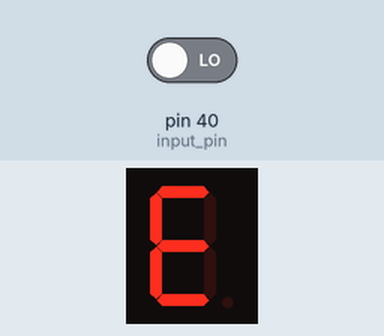
Bench run of a program on a simulated Jetson Nano (header pin numbers). Parts: 1-digit seven-segment display. The test bench sets the inputs (shaded band); at power-on: pin 40 (input_pin) LOW. The segment pins are drawn as the display they are named for.

Above: at 1.2 s.
1.3 s: pin 40 (input_pin) driven HIGH
At 2.8 s:
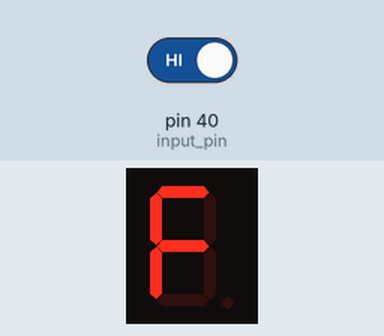
At 3.7 s:
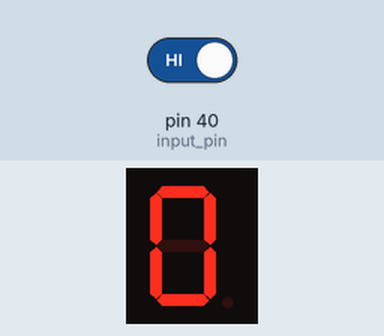
Timing chart, 0 to 5.2 s (numbered marks = the images above; inputs shaded):
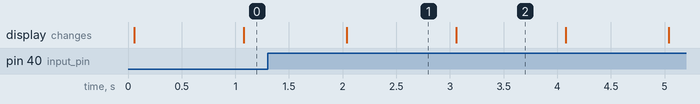

The program:

gpio.py
```python
import time
import Jetson.GPIO as GPIO

GPIO.setmode(GPIO.BOARD)
GPIO.setwarnings(False)

# Pines físicos conectados a segmentos: A, B, C, D, E, F, G
seg_pins = [33, 7, 35, 36, 38, 32, 37]

# Pin físico de entrada
# Pin 40 baja a 0 cuando lo conectas a GND
input_pin = 40

# Display cátodo común:
ON = GPIO.HIGH
OFF = GPIO.LOW

# Mapa hexadecimal: A, B, C, D, E, F, G
hex_map = [
    [1,1,1,1,1,1,0],   # 0
    [0,1,1,0,0,0,0],   # 1
    [1,1,0,1,1,0,1],   # 2
    [1,1,1,1,0,0,1],   # 3
    [0,1,1,0,0,1,1],   # 4
    [1,0,1,1,0,1,1],   # 5
    [1,0,1,1,1,1,1],   # 6
    [1,1,1,0,0,0,0],   # 7
    [1,1,1,1,1,1,1],   # 8
    [1,1,1,1,0,1,1],   # 9
    [1,1,1,0,1,1,1],   # A
    [0,0,1,1,1,1,1],   # b
    [1,0,0,1,1,1,0],   # C
    [0,1,1,1,1,0,1],   # d
    [1,0,0,1,1,1,1],   # E
    [1,0,0,0,1,1,1],   # F
]

def display_hex(val):
    for i in range(7):
        GPIO.output(seg_pins[i], ON if hex_map[val][i] == 1 else OFF)

try:
    # Configurar segmentos como salida
    for pin in seg_pins:
        GPIO.setup(pin, GPIO.OUT, initial=OFF)

    # Configurar pin 40 como entrada
    GPIO.setup(input_pin, GPIO.IN)

    counter = 0
    display_hex(counter)

    while True:
        estado = GPIO.input(input_pin)

        if estado == GPIO.HIGH:
            counter = (counter + 1) % 16
            #print("Entrada = 1 | cuenta adelante:", counter)
        else:
            counter = (counter - 1) % 16
            #print("Entrada = 0 | cuenta atrás:", counter)

        display_hex(counter)
        time.sleep(1)

except KeyboardInterrupt:
    print("Programa detenido")

finally:
    for pin in seg_pins:
        GPIO.output(pin, OFF)
    GPIO.cleanup()
```

Measured:
- what the display in image 1 shows lasts 1.1 s, from 2.0 s to 3.1 s
